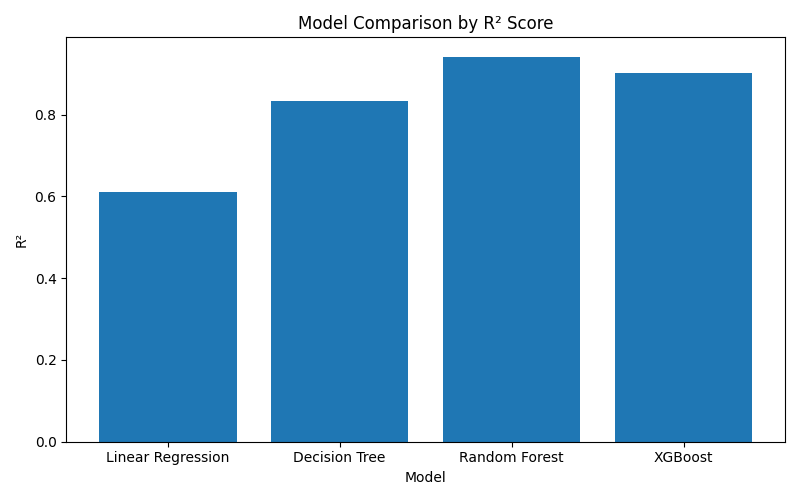

The Python source for this figure:
import pandas as pd
import matplotlib.pyplot as plt

results = pd.DataFrame({
    "Model": [
        "Linear Regression",
        "Decision Tree",
        "Random Forest",
        "XGBoost"
    ],
    "R2": [
        0.6102,
        0.8340,
        0.9422,
        0.9013
    ]
})

plt.figure(figsize=(8,5))
plt.bar(results["Model"], results["R2"])

plt.title("Model Comparison by R² Score")
plt.xlabel("Model")
plt.ylabel("R²")

plt.tight_layout()

plt.savefig("model_comparison.png")

print("Sacuvan grafik: model_comparison.png")
